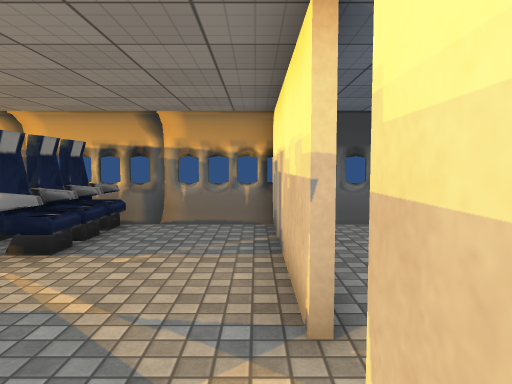
View 1 (above)

21 first-person views from a walk through a 3-D level made in the Unity game engine. The camera is 1.4 m above the floor, tilts 4° down and sees 70° across. The floor is counted in squares, 1 m on a side. Each view is taken from the middle of a square. On the plan, view 1 faces up. The plan holds only what a view shows up to about 16 squares ahead; the rest is blank. The place goes on beyond the plan. The player is left out. Some surface patterns are stand-ins.

View 2
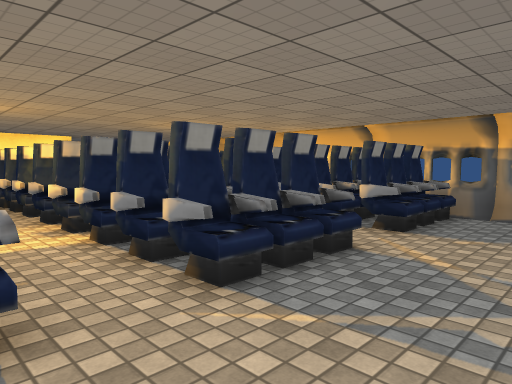

View 3
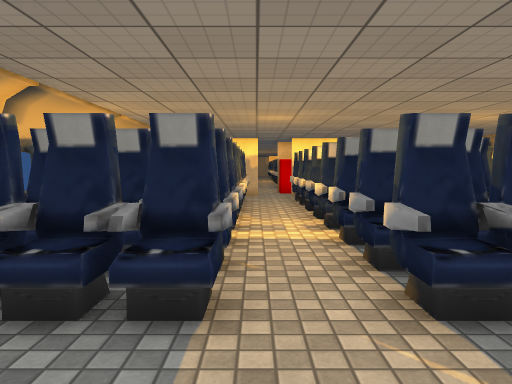

View 4
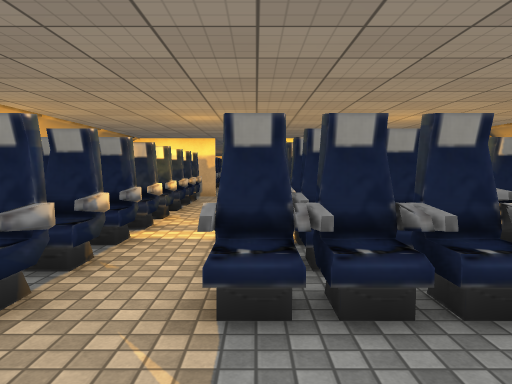

View 5
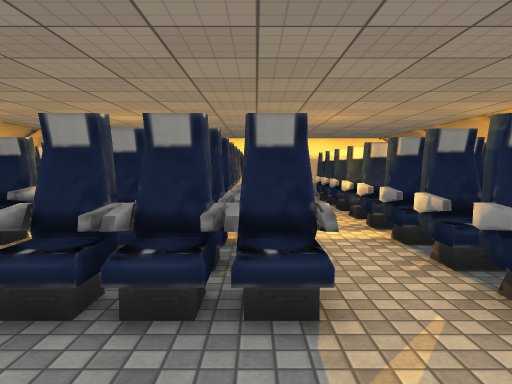

View 6
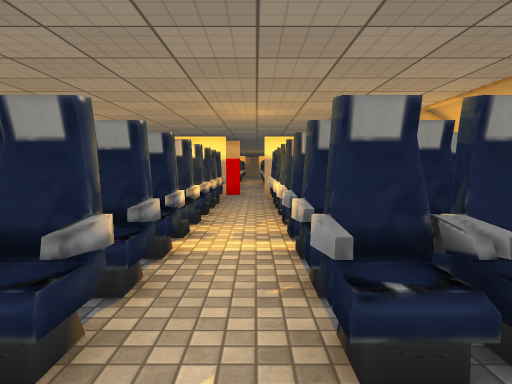

View 7
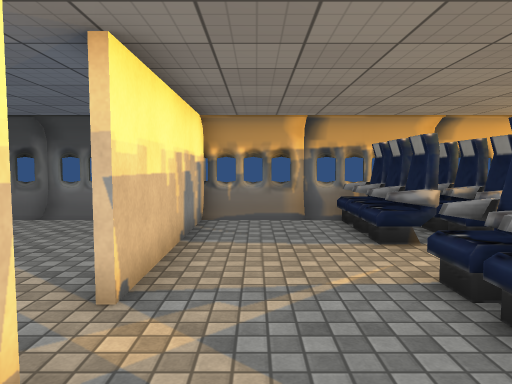

View 8
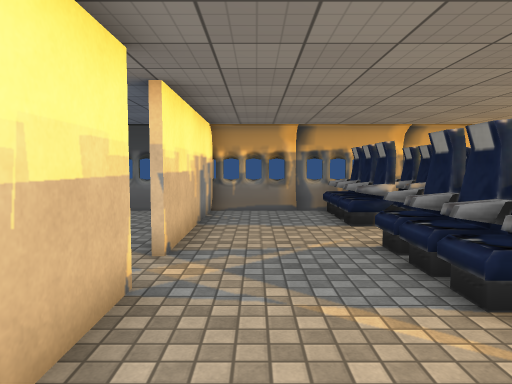

View 9
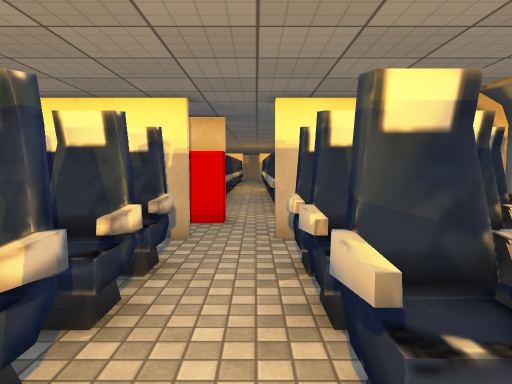

View 10
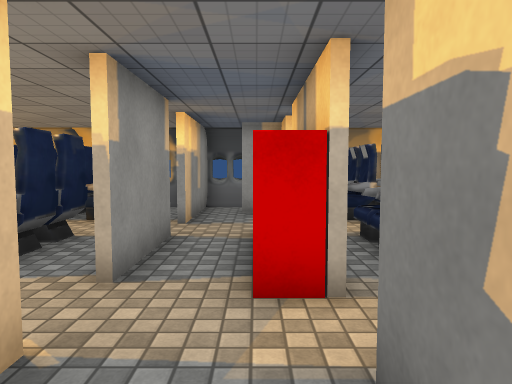

View 11
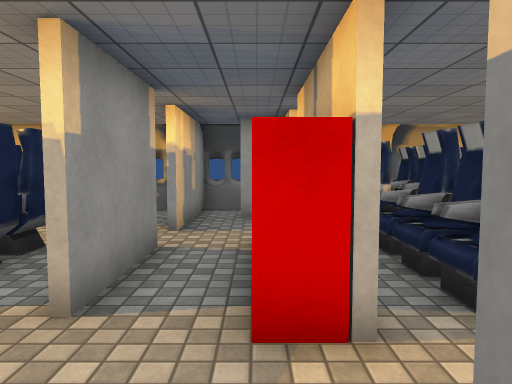

View 12
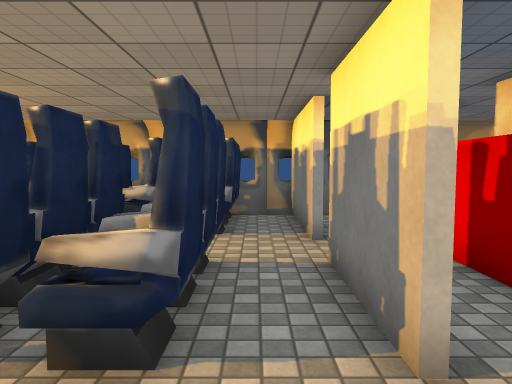

View 13
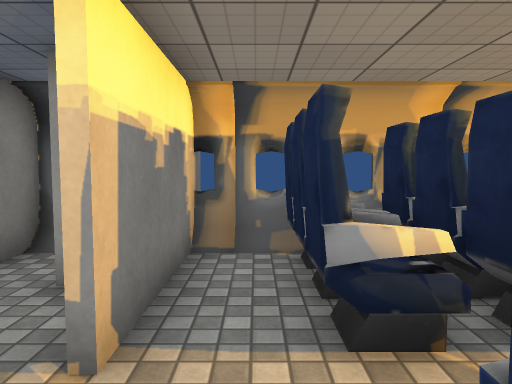

View 14
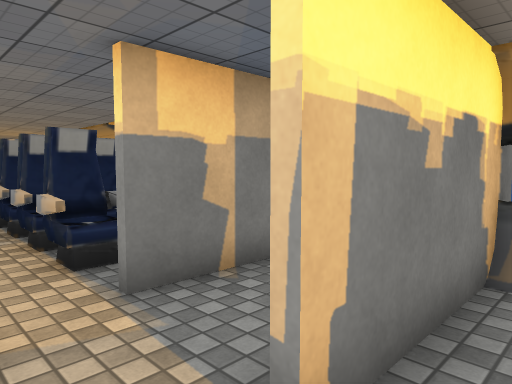

View 15
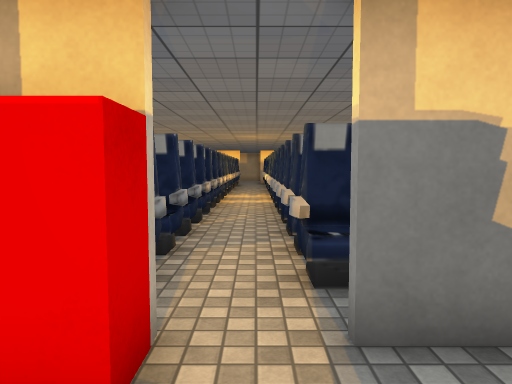

View 16
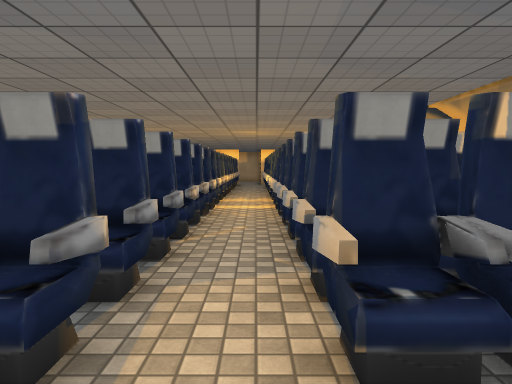

View 17
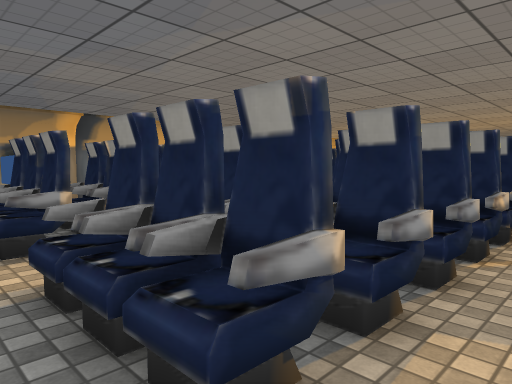

View 18
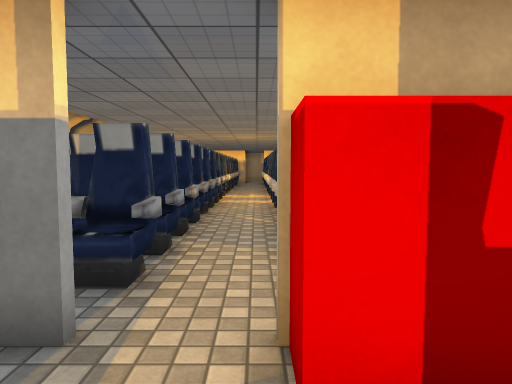

View 19
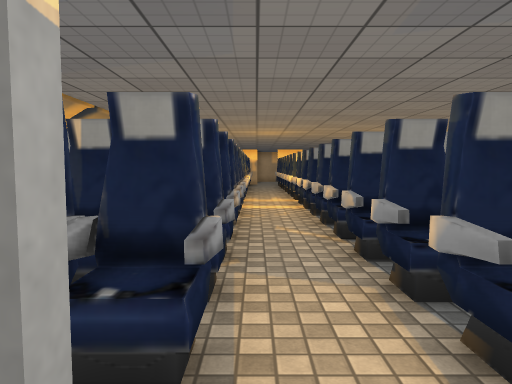

View 20
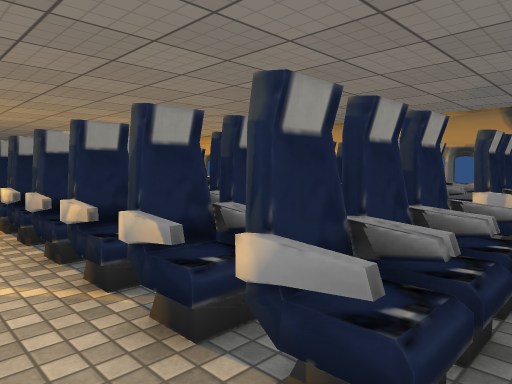

View 21
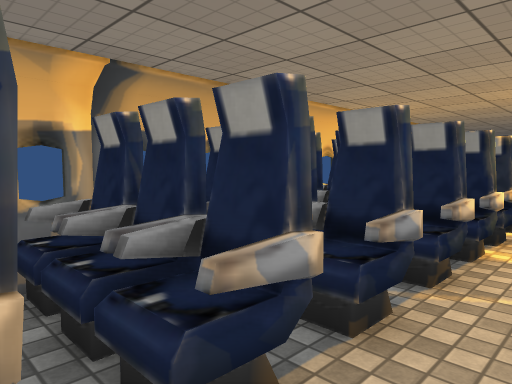

### Floor plan
Points are (right, up) in squares from view 1. A wall is a line through its corners. A room is listed if a view was taken in it or the views show most of it. See-through windows are left out.
Room 1 (views 1, 2, 3, 4, 5, 6, 7, 8, 9, 12, 13, 14)
walls: (-7.5, -5) (0.5, -5); (0.4, 2.8) (0.4, 9.1); (-12.9, -5) (-12.1, -5); (-17.1, 3.8) (-17.1, 0.6); (-17.1, -0.9) (-17.1, -5) (-15.4, -5); (-15.5, 9.3) (-17.1, 9.3); (0.4, 9.3) (-3.5, 9.3); (0.4, -5.4) (0.4, 1.4); (-17.1, 10.1) (-17.1, 5.4)
low walls: (-15.5, 9.1) (-17.1, 9.1); (0.4, 9.1) (-3.5, 9.1)
ways out: opening at (-17, 0) to room 3; opening at (-17, 4.5) to room 3; opening at (1, 2)
objects: chair (-15, -4) to (-15, -2); chair (-15, 1) to (-15, 4); chair (-15, 6) to (-15, 9); chair (-14, -3) to (-13, -2); chair (-14, 1) to (-13, 4); chair (-14, 6) to (-13, 9); chair (-12, -4) to (-12, -2); chair (-12, 1) to (-12, 4); chair (-12, 6) to (-12, 9); chair (-10, -4) to (-10, -2); chair (-10, 1) to (-10, 4); chair (-10, 6) to (-10, 9); chair (-9, -2) to (-8, -2); chair (-9, 1) to (-8, 4); chair (-9, 6) to (-8, 6); chair (-9, 8) to (-9, 9); chair (-7, -4) to (-6, -2); chair (-7, 1) to (-7, 4); chair (-7, 6) to (-6, 8); chair (-6, 1) to (-5, 4); chair (-5, -4) to (-5, -2); chair (-5, 6) to (-5, 9); chair (-4, -4) to (-3, -2); chair (-4, 1) to (-3, 4); chair (-4, 6) to (-3, 9)
Room 2 (views 10, 11, 16)
walls: (-20, 4.2) (-19, 4.2); (-19.8, 9.4) (-19.8, 5.8)
ways out: opening at (-20, 5) to room 3; opening at (-18, 4) to room 3
Room 3 (views 15, 17, 18, 19, 20, 21)
walls: (-19, 1.9) (-19, 0.3) (-20, 0.3); (-19.8, -1.4) (-19.8, -2); (-19, 4.2) (-19, 3.4); (-23.9, -5) (-21.8, -5); (-19, -3) (-18.5, -3); (-17.3, 0.6) (-17.3, 3.8); (-29, -5) (-26, -5); (-18.5, -5) (-17.3, -5) (-17.3, -0.9)
ways out: opening at (-17, 0) to room 1; opening at (-17, 4.5) to room 1; opening at (-20, 5) to room 2; opening at (-18, 4) to room 2
objects: chair (-30, -4) to (-30, -2); chair (-30, 1) to (-30, 4); chair (-30, 6) to (-30, 9); chair (-28, -4) to (-28, -2); chair (-28, 1) to (-28, 4); chair (-28, 6) to (-28, 9); chair (-27, -4) to (-26, -2); chair (-27, 1) to (-26, 4); chair (-27, 6) to (-26, 7); chair (-25, -4); chair (-25, -2) to (-24, -2); chair (-25, 1) to (-24, 4); chair (-25, 6) to (-24, 6); chair (-25, 8) to (-24, 9); chair (-23, -4) to (-23, -2); chair (-23, 1) to (-23, 4); chair (-23, 6) to (-23, 9); chair (-22, -4) to (-21, -2); chair (-22, 1) to (-21, 4); chair (-22, 6) to (-21, 7)

Positions as (right, up) in squares from view 1, and headings:
1: (0, 0), facing up
2: (0, -2), facing up-left
3: (0, -1), facing left
4: (0, 1), facing left
5: (0, 3), facing left
6: (-1, 5), facing left
7: (-1, 5), facing down
8: (-1, 7), facing down
9: (-10, 5), facing left
10: (-19, 8), facing down
11: (-19, 7), facing down
12: (-16, 6), facing down
13: (-16, 3), facing up
14: (-16, 4), facing up-left
15: (-17, 5), facing left
16: (-19, 5), facing left
17: (-20, 5), facing down-left
18: (-17, 0), facing left
19: (-19, -1), facing left
20: (-22, -1), facing up-left
21: (-25, 0), facing down-left
